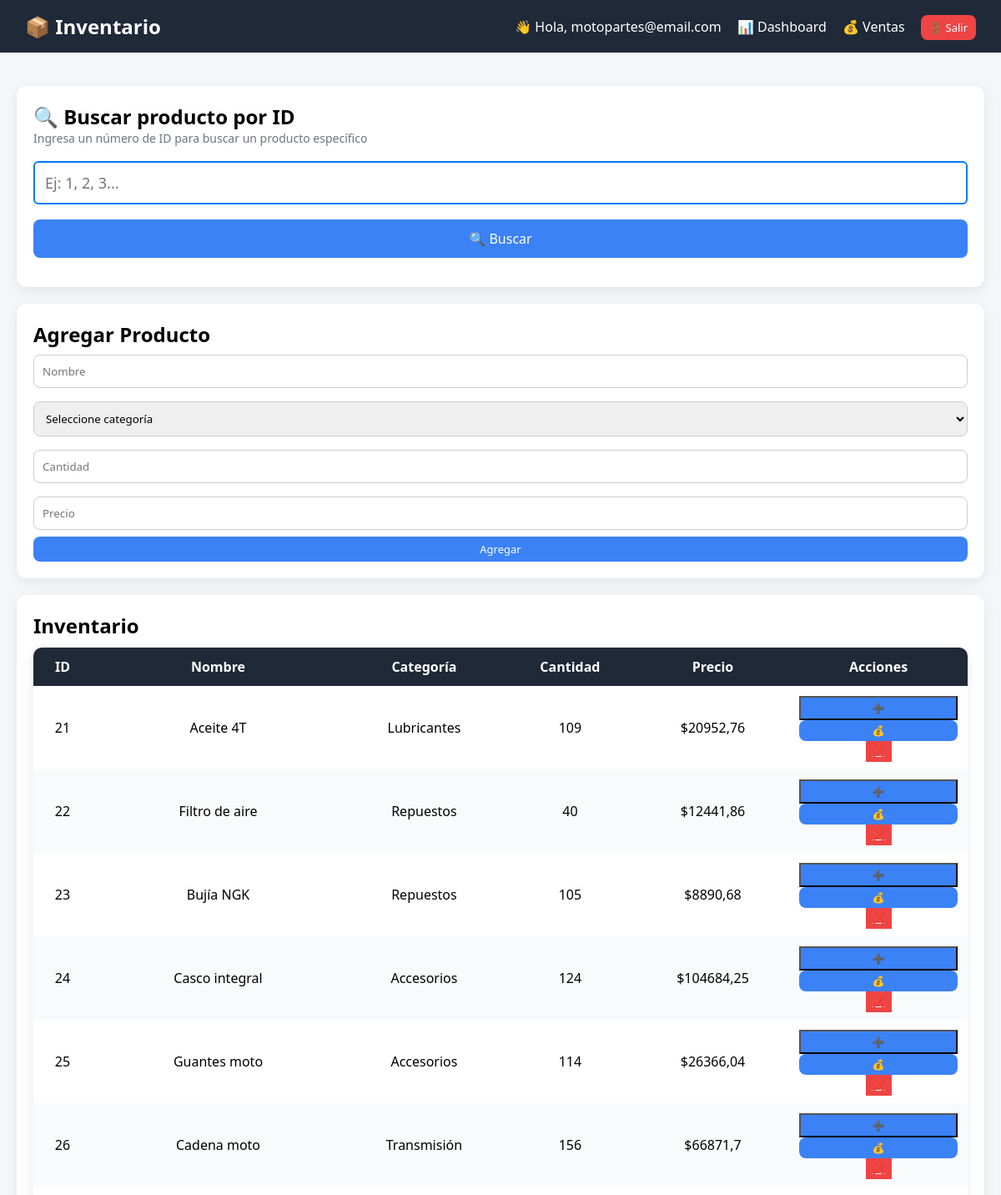
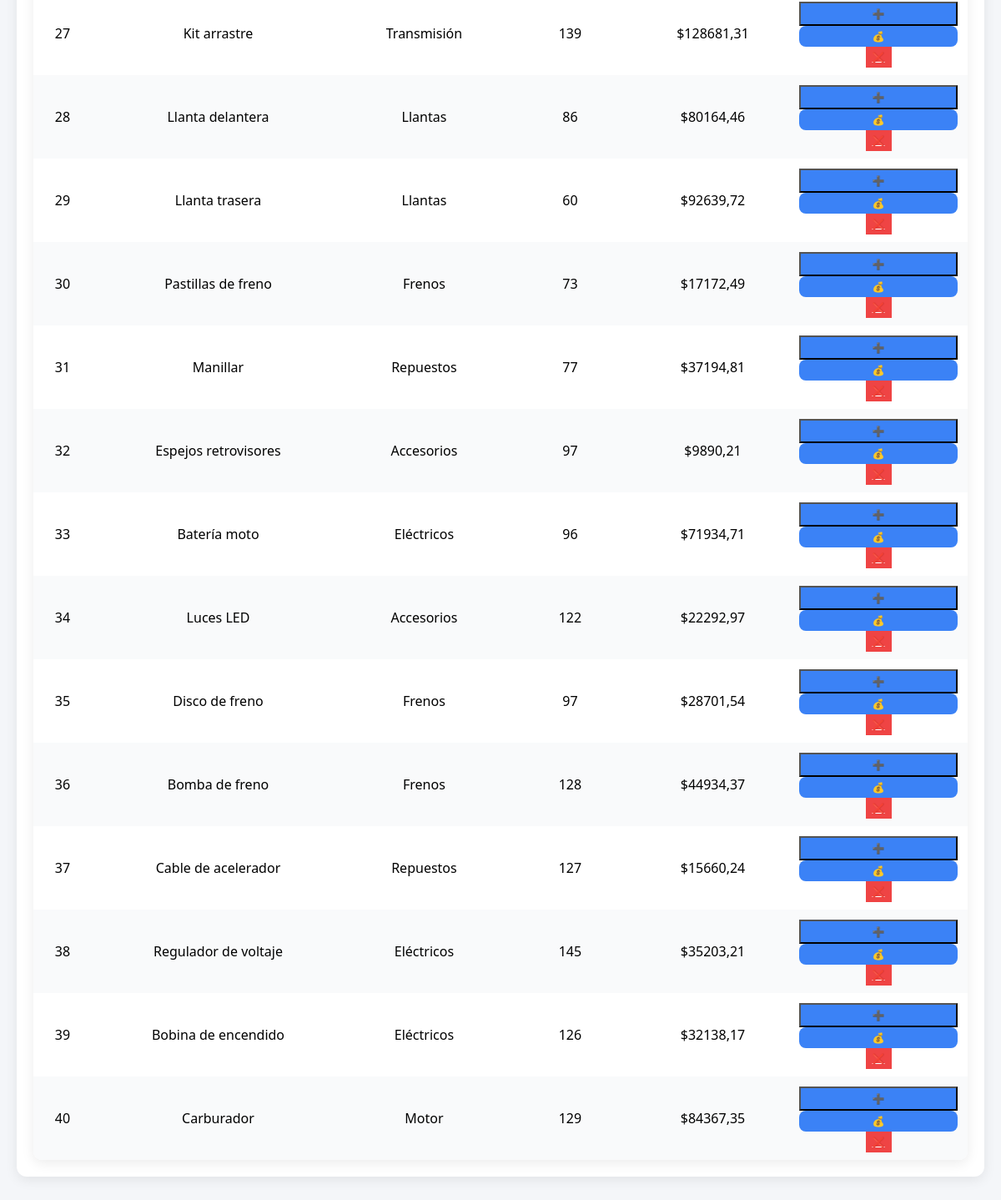
Screenshot of /index/ (signed in) with the database file from the repository (2 pictures, top to bottom).
### inventario_app/models.py (models this page shows, shortened)
class Producto(models.Model):
    nombre = models.CharField(max_length=120)
    categoria = models.CharField(max_length=120)
    cantidad = models.IntegerField()
    precio = models.FloatField()
    inventario = models.ForeignKey(Inventario, on_delete=models.CASCADE)

### inventario_app/views.py (the view)
# urls.py: path('index/', views.index, name='index'),
@login_required
def index(request):
    try:
        perfil = UsuarioInventario.objects.get(usuario=request.user)
        inventario = perfil.inventario
    except UsuarioInventario.DoesNotExist:
        inventario = Inventario.objects.first()
        if inventario:
            UsuarioInventario.objects.create(usuario=request.user, inventario=inventario)
        else:
            inventario = Inventario.objects.create(nombre="Principal")
    productos = Producto.objects.filter(inventario=inventario)
    categorias = Producto.objects.filter(inventario=inventario).values_list('categoria', flat=True).distinct()
    return render(request, 'inventario_app/index.html', {
        'productos': productos,
        'categorias': categorias,
        'nombre': request.user.email
    })

### inventario_app/templates/inventario_app/index.html (shortened to what this page needs)
<!DOCTYPE html>
<html>
<head>
    {% load static %}
    <link rel="stylesheet" href="{% static 'style.css' %}">
</head>
<body>
    <div class="navbar">
        <h2>📦 Inventario</h2>
        <div>
            <span>👋 Hola, {{ nombre }}</span>
            <a href="{% url 'dashboard' %}">📊 Dashboard</a>
            <a href="{% url 'ventas' %}">💰 Ventas</a>
            <a href="{% url 'logout' %}" class="btn btn-danger">🚪 Salir</a>
        </div>
    </div>
    <div class="container">
<div class="card">
    <h2>🔍 Buscar producto por ID</h2>
    <p style="color: #6c757d; font-size: 14px; margin-bottom: 10px;">
        Ingresa un número de ID para buscar un producto específico
    </p>
    <form method="POST" action="{% url 'buscar_producto' %}" id="buscarForm">
        <div style="display: flex; gap: 10px; align-items: center; flex-wrap: wrap;">
            <input type="number"
                   name="id"
                   id="buscarId"
                   placeholder="Ej: 1, 2, 3..."
                   required
                   style="flex: 1; min-width: 200px; padding: 12px; font-size: 18px; border: 2px solid #007bff; border-radius: 6px;">
            <button class="btn btn-primary" type="submit" style="padding: 12px 30px; font-size: 16px;">🔍 Buscar</button>
        </div>
    </form>
</div>
        <div class="card">
            <h2>Agregar Producto</h2>
            <form method="POST" action="{% url 'agregar_producto' %}">
                <input name="nombre" placeholder="Nombre" required>
                <select name="categoria_select" id="categoria" onchange="toggleNuevaCategoria()" required>
                    <option value="">Seleccione categoría</option>
                </select>
                <input name="cantidad" type="number" min="1" placeholder="Cantidad" required>
                <input name="precio" type="number" step="0.01" min="1" placeholder="Precio" required>
                <button class="btn btn-primary">Agregar</button>
            </form>
        </div>
        <div class="card">
            <h2>Inventario</h2>
            <table>
                <thead>
                    <tr>
                        <th>ID</th>
                        <th>Nombre</th>
                        <th>Categoría</th>
                        <th>Cantidad</th>
                        <th>Precio</th>
                        <th>Acciones</th>
                    </tr>
                </thead>
                <tbody>
                    {% for p in productos %}
                    <tr>
                        <td>{{ p.id }}</td>
                        <td>{{ p.nombre }}</td>
                        <td>{{ p.categoria }}</td>
                        <td>{{ p.cantidad }}</td>
                        <td>${{ p.precio }}</td>
                        <td>
                            <button onclick="abrirModal('sumar', {{p.id}}, '{{p.nombre}}')" class="btn-success btn-xs">➕</button>
                            <button onclick="abrirModal('vender', {{p.id}}, '{{p.nombre}}')" class="btn btn-xs">💰</button>
                            <a href="{% url 'delete_producto' p.id %}" class="btn-danger btn-xs"
                               onclick="return confirm('¿Eliminar producto?')">❌</a>
                        </td>
                    </tr>
                    {% empty %}
                    <tr>
                        <td colspan="6">No hay productos</td>
                    </tr>
                    {% endfor %}
                </tbody>
            </table>
        </div>
    </div>
</body>
</html>

### static/style.css (style rules this page uses)
* { margin: 0; padding: 0; box-sizing: border-box; font-family: 'Segoe UI', Tahoma, Geneva, Verdana, sans-serif; }
body { background: #f4f6f9; }
.navbar { display: flex; justify-content: space-between; align-items: center; background: #1f2937; color: white; padding: 15px 30px; }
.navbar h2 { display: flex; align-items: center; gap: 10px; }
.navbar a { color: white; text-decoration: none; margin-left: 15px; font-weight: 500; }
.container { padding: 20px; }
.card { background: white; padding: 20px; margin: 20px 0; border-radius: 12px; box-shadow: 0px 4px 15px rgba(0,0,0,0.08); }
.card input, .card select { width: 100%; padding: 10px; margin: 8px 0; border-radius: 8px; border: 1px solid #ccc; }
.btn { padding: 6px 10px; border-radius: 8px; border: none; cursor: pointer; font-size: 13px; }
.btn-primary { background: #3b82f6; color: white; }
.btn-success { background: #10b981; color: white; }
.btn-danger { background: #ef4444; color: white; }
.btn-xs { padding: 4px 8px; font-size: 12px; }
.card button { width: 100%; background: #3b82f6; color: white; }
table { width: 100%; border-collapse: collapse; margin-top: 10px; background: white; border-radius: 10px; overflow: hidden; box-shadow: 0px 4px 15px rgba(0,0,0,0.08); }
table thead { background: #1f2937; color: white; }
table th, table td { padding: 12px; text-align: center; }
table tr:nth-child(even) { background: #f9fafb; }

### rows the page displays
Producto: id "21", nombre "Aceite 4T", categoria "Lubricantes", cantidad "109", precio "20952,76"
Producto: id "22", nombre "Filtro de aire", categoria "Repuestos", cantidad "40", precio "12441,86"
Producto: id "23", nombre "Bujía NGK", categoria "Repuestos", cantidad "105", precio "8890,68"
Producto: id "24", nombre "Casco integral", categoria "Accesorios", cantidad "124", precio "104684,25"
Producto: id "25", nombre "Guantes moto", categoria "Accesorios", cantidad "114", precio "26366,04"
Producto: id "26", nombre "Cadena moto", categoria "Transmisión", cantidad "156", precio "66871,7"
Producto: id "27", nombre "Kit arrastre", categoria "Transmisión", cantidad "139", precio "128681,31"
Producto: id "28", nombre "Llanta delantera", categoria "Llantas", cantidad "86", precio "80164,46"
Producto: id "29", nombre "Llanta trasera", categoria "Llantas", cantidad "60", precio "92639,72"
Producto: id "30", nombre "Pastillas de freno", categoria "Frenos", cantidad "73", precio "17172,49"
Producto: id "31", nombre "Manillar", categoria "Repuestos", cantidad "77", precio "37194,81"
Producto: id "32", nombre "Espejos retrovisores", categoria "Accesorios", cantidad "97", precio "9890,21"
Producto: id "33", nombre "Batería moto", categoria "Eléctricos", cantidad "96", precio "71934,71"
Producto: id "34", nombre "Luces LED", categoria "Accesorios", cantidad "122", precio "22292,97"
Producto: id "35", nombre "Disco de freno", categoria "Frenos", cantidad "97", precio "28701,54"
Producto: id "36", nombre "Bomba de freno", categoria "Frenos", cantidad "128", precio "44934,37"
Producto: id "37", nombre "Cable de acelerador", categoria "Repuestos", cantidad "127", precio "15660,24"
Producto: id "38", nombre "Regulador de voltaje", categoria "Eléctricos", cantidad "145", precio "35203,21"
Producto: id "39", nombre "Bobina de encendido", categoria "Eléctricos", cantidad "126", precio "32138,17"
Producto: id "40", nombre "Carburador", categoria "Motor", cantidad "129", precio "84367,35"

### other values shown
{{ nombre }} "motopartes@email.com"
